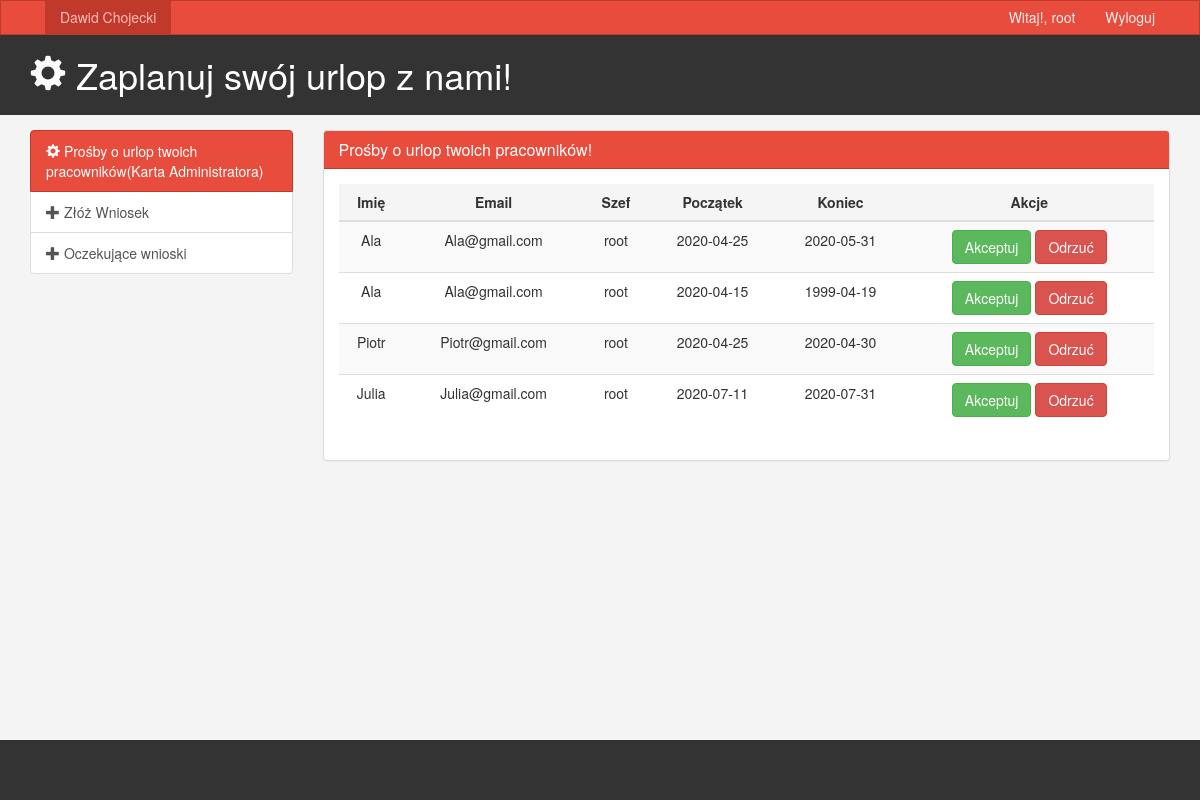
The app's page /index.php (signed in) with its own data.
### tables this page shows
CREATE TABLE `leaves` (
  `id` int(11) NOT NULL,
  `status` int(11) NOT NULL,
  `employee_id` int(11) DEFAULT NULL,
  `start_date` date DEFAULT NULL,
  `end_date` date DEFAULT NULL
);

CREATE TABLE `employees` (
  `id` int(11) NOT NULL,
  `name` varchar(100) NOT NULL,
  `supervisor_id` int(11) DEFAULT NULL,
  `email` varchar(100) NOT NULL,
  `password` varchar(100) DEFAULT NULL
);

### index.php (the view, shortened to what this page needs)
<?php
include 'connection.php';
?>
<!DOCTYPE html>
<html lang="en">
  <head>
    <link href="bootstrap-3.3.7/css/bootstrap.min.css" rel="stylesheet">
    <link href="bootstrap-3.3.7/css/dataTables.bootstrap.min.css" rel="stylesheet">
    <link href="css/style.css" rel="stylesheet">
  </head>
  <body>
    <nav class="navbar navbar-default">
      <div class="container">
        <div id="navbar" class="collapse navbar-collapse">
          <ul class="nav navbar-nav">
            <li class="active"><a href="">Dawid Chojecki</a></li>
          </ul>
          <ul class="nav navbar-nav navbar-right">
            <li><a href="#">Witaj!, <?php echo $_SESSION['name']?></a></li>
            <li><a href="?action=logout">Wyloguj</a></li>
          </ul>
        </div>
      </div>
    </nav>
    <header id="header">
      <div class="container">
        <div class="row">
          <div class="col-md-10">
            <h1><span class="glyphicon glyphicon-cog" aria-hidden="true"></span> Zaplanuj swój urlop z nami!</h1>
      </div>
    </header>
    <section id="main">
      <div class="container">
        <div class="row">
          <div class="col-md-3">
            <div class="list-group">
              <a href="index.php" class="list-group-item active main-color-bg">
                <span class="glyphicon glyphicon-cog" aria-hidden="true"></span> Prośby o urlop twoich pracowników(Karta Administratora)
              </a>
              <a href="addleave.php" class="list-group-item"><span class="glyphicon glyphicon-plus" aria-hidden="true"></span> Złóż Wniosek <span class="badge"></span></a>
              <a href="myleave.php" class="list-group-item"><span class="glyphicon glyphicon-plus" aria-hidden="true"></span> Oczekujące wnioski <span class="badge"></span></a>
            </div>
          </div>
		  <div class="col-md-9">
            <div class="panel panel-default">
              <div class="panel-heading main-color-bg">
                <h3 class="panel-title">Prośby o urlop twoich pracowników!</h3>
              </div>
              <div class="panel-body">
                <table class="table table-striped table-hover" id="tablelist">
                      <thead>
                      <tr class="active">
                        <th style="text-align: center;">Imię</th>
                        <th style="text-align: center;">Email</th>
                        <th style="text-align: center;">Szef</th>
						<th style="text-align: center;">Początek</th>
						<th style="text-align: center;">Koniec</th>
						<th style="text-align: center;">Akcje</th>
                      </tr>
                      </thead>
                      <tbody>
                      <?php
$sql = "SELECT * FROM employees JOIN leaves ON employees.id=leaves.employee_id;";
$result = $conn->query($sql);
if ($result->num_rows > 0)
{
	while($row = $result->fetch_assoc())
		{
			if($_SESSION['employee_id']==$row['supervisor_id'] && $row['status']==1)
			{
                       ?>
                      <tr style="text-align: center;">
                        <td><?php echo $row['name']; ?></td>
                        <td><?php echo $row['email']; ?></td>
                        <td ><?php echo $_SESSION['name']; ?></td>
						<td ><?php echo $row['start_date']; ?></td>
						<td ><?php echo $row['end_date']; ?></td>
                        <td><a class="btn btn-success" href="?aleave_id=<?php echo $row['id']?>" >Akceptuj</a> <a class="btn btn-danger" href="?rleave_id=<?php echo $row['id']?>">Odrzuć</a></td>
                      </tr>
                      <?php
			}
        }
}
                      ?>
                      </tbody>
                    </table>
              </div>
              </div>
          </div>
          </div>
        </div>
    </section>
    <footer id="footer" style="width: 100%; left: 0; bottom: 0; position: fixed;">
    </footer>
  </body>
</html>

### css/style.css (style rules this page uses)
body { background:#f4f4f4; }
.navbar { min-height: 33px !important; margin-bottom:0; border-radius:0; }
.navbar-nav > li > a, .navbar-brand { padding-top:6px !important; padding-bottom:0 !important; height: 33px; }
.navbar-default { background-color: #e74c3c; border-color: #c0392b; }
.navbar-default .navbar-nav > li > a { color: #ecf0f1; }
.navbar-default .navbar-nav > .active > a, .navbar-default .navbar-nav > .active > a:hover, .navbar-default .navbar-nav > .active > a:focus { color: #ffbbbc; background-color: #c0392b; }
.navbar-default .navbar-collapse, .navbar-default .navbar-form { border-color: #ecf0f1; }
.main-color-bg { background-color: #e74c3c !important; border-color: #c0392b !important; color:#ffffff !important; }
#header { background:#333333; color:#ffffff; padding-bottom: 10px; margin-bottom: 15px; }
#footer { background:#333333; color:#ffffff; text-align:center; padding:30px; margin-top:30px; }

### records on screen
leaves: employee.name "Ala", employee.email "Ala@gmail.com", start_date "2020-04-25", end_date "2020-05-31"
leaves: employee.name "Ala", employee.email "Ala@gmail.com", start_date "2020-04-15", end_date "1999-04-19"
leaves: employee.name "Piotr", employee.email "Piotr@gmail.com", start_date "2020-04-25", end_date "2020-04-30"
leaves: employee.name "Julia", employee.email "Julia@gmail.com", start_date "2020-07-11", end_date "2020-07-31"

### other values on screen
$_SESSION['name'] "root"
